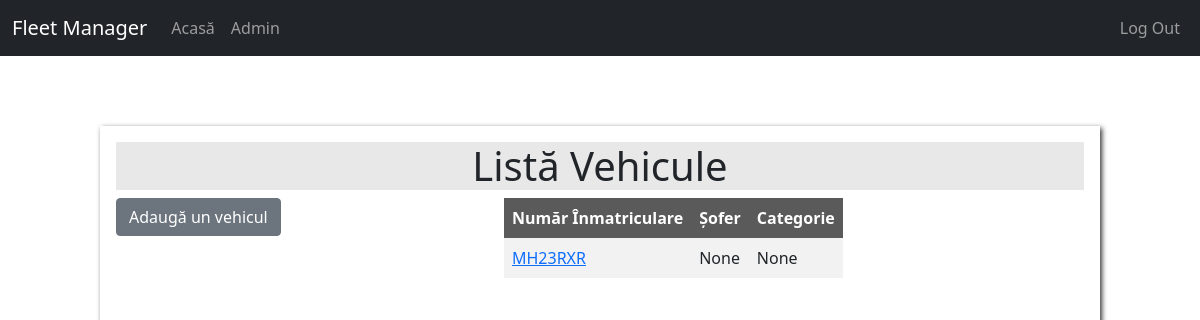
Page /vehicles/vehicle_list/ (signed in) on the committed database.
### vehicles/models.py (models this page shows, shortened)
class Vehicle(models.Model):
	vehicle_plate = models.CharField(max_length = 10, unique = True, verbose_name = "Număr înmatriculare")
	vehicle_odometer = models.PositiveIntegerField(verbose_name = "Kilometraj")
	vehicle_itp = models.DateField(verbose_name = "ITP expiră la")
	vehicle_rca = models.DateField(verbose_name = "RCA expiră la")
	vehicle_last_service = models.PositiveIntegerField(verbose_name = "Ultimul service efectuat KM")
	vehicle_driver = models.ForeignKey(settings.AUTH_USER_MODEL, on_delete=models.SET_NULL, null = True, verbose_name = "Șoferul", blank = True)
	vehicle_category = models.ForeignKey(Category, on_delete=models.SET_NULL, null = True, verbose_name = "Categoria", blank = True)
	def get_absolute_url(self):
		return reverse("vehicle-detail-view", kwargs={"id":self.id})

### vehicles/views.py (the view)
# urls.py: path('vehicle_list/', views.VehicleListView.as_view(), name='vehicle-list'),
class VehicleListView(View):
	template_name = 'vehicles/vehicle_list.html'
	def get_queryset(self):
		return Vehicle.objects.all()
	def get(self, request, *arg, **kwargs):
		context = {'vehicle_list':self.get_queryset()}
		return render(request, self.template_name, context)

### vehicles/templates/vehicles/vehicle_list.html (shortened to what this page needs)
{% extends 'base.html' %}
{% block content %}
	<h1 style="background-color: rgb(232, 232, 232); text-align: center;">Listă Vehicule</h1>
	<div style="position: absolute; left: 42%">
	<table class="vehlist">
		<tr>
			<th>Număr Înmatriculare</th>
			<th>Șofer</th>
			<th>Categorie</th>
		</tr>
		<tr>{% for vehicle in vehicle_list %}
			<td><a href="{{ vehicle.get_absolute_url }}">{{ vehicle.vehicle_plate }}</a></td>
			<td>{{ vehicle.vehicle_driver }}</td>
			<td>{{ vehicle.vehicle_category }}</td>
		</tr>{% endfor %}
	</table>
	</div>
	<a href="{% url 'create-vehicle' %}" class='btn btn-secondary'>Adaugă un vehicul</a>
{% endblock %}

### static/style.css (style rules this page uses)
body { margin:0; height: 100%; }
table.vehlist { border-collapse: collapse; width: 100%; }
table.vehlist th, table.vehlist td { text-align: left; padding: 8px; }
table.vehlist tr:nth-child(even) { background-color: #f2f2f2 }
table.vehlist th { background-color: #5a5a5a; color: white; }

### rows in the picture
Vehicle: vehicle_plate "MH23RXR", vehicle_driver "None", vehicle_category "None"
